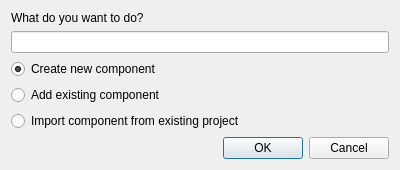
<?xml version="1.0" encoding="UTF-8"?>
<ui version="4.0">
 <class>ProjectFileNewDialog</class>
 <widget class="QDialog" name="ProjectFileNewDialog">
  <property name="geometry">
   <rect>
    <x>0</x>
    <y>0</y>
    <width>400</width>
    <height>157</height>
   </rect>
  </property>
  <property name="windowTitle">
   <string>Component type choice</string>
  </property>
  <layout class="QVBoxLayout" name="verticalLayout">
   <property name="spacing">
    <number>-1</number>
   </property>
   <item>
    <widget class="QLabel" name="labelComponentType">
     <property name="sizePolicy">
      <sizepolicy hsizetype="Preferred" vsizetype="Fixed">
       <horstretch>0</horstretch>
       <verstretch>0</verstretch>
      </sizepolicy>
     </property>
     <property name="text">
      <string>What do you want to do?</string>
     </property>
    </widget>
   </item>
   <item>
    <widget class="QLineEdit" name="editName">
     <property name="enabled">
      <bool>true</bool>
     </property>
    </widget>
   </item>
   <item>
    <widget class="QRadioButton" name="rbNewComponent">
     <property name="text">
      <string>Create new component</string>
     </property>
     <property name="checked">
      <bool>true</bool>
     </property>
    </widget>
   </item>
   <item>
    <widget class="QRadioButton" name="rbExistingComponent">
     <property name="text">
      <string>Add existing component</string>
     </property>
     <property name="checked">
      <bool>false</bool>
     </property>
    </widget>
   </item>
   <item>
    <widget class="QRadioButton" name="rbImportFromProject">
     <property name="text">
      <string>Import component from existing project</string>
     </property>
    </widget>
   </item>
   <item>
    <widget class="QDialogButtonBox" name="buttons">
     <property name="orientation">
      <enum>Qt::Horizontal</enum>
     </property>
     <property name="standardButtons">
      <set>QDialogButtonBox::Cancel|QDialogButtonBox::Ok</set>
     </property>
    </widget>
   </item>
  </layout>
 </widget>
 <resources/>
 <connections>
  <connection>
   <sender>buttons</sender>
   <signal>accepted()</signal>
   <receiver>ProjectFileNewDialog</receiver>
   <slot>accept()</slot>
   <hints>
    <hint type="sourcelabel">
     <x>252</x>
     <y>232</y>
    </hint>
    <hint type="destinationlabel">
     <x>157</x>
     <y>236</y>
    </hint>
   </hints>
  </connection>
  <connection>
   <sender>buttons</sender>
   <signal>rejected()</signal>
   <receiver>ProjectFileNewDialog</receiver>
   <slot>reject()</slot>
   <hints>
    <hint type="sourcelabel">
     <x>320</x>
     <y>232</y>
    </hint>
    <hint type="destinationlabel">
     <x>286</x>
     <y>236</y>
    </hint>
   </hints>
  </connection>
 </connections>
</ui>
